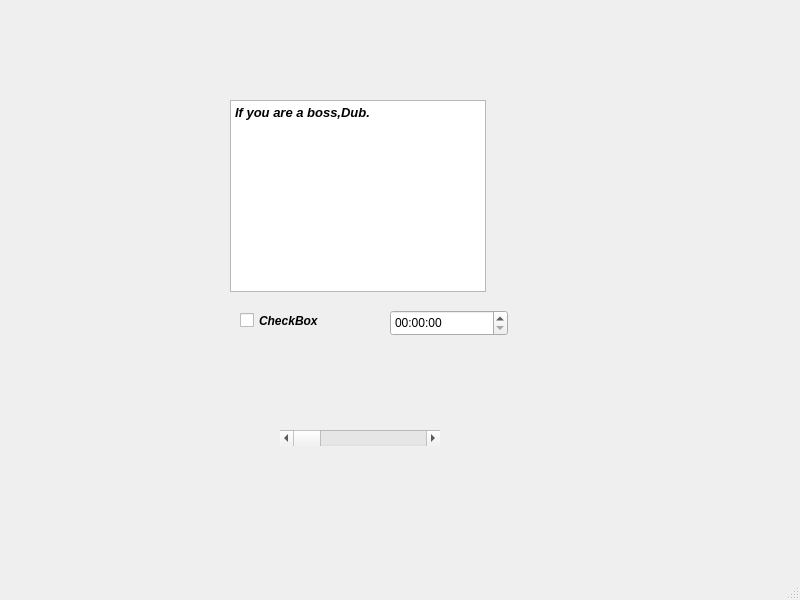
<?xml version="1.0" encoding="UTF-8"?>
<ui version="4.0">
 <class>MainWindow</class>
 <widget class="QMainWindow" name="MainWindow">
  <property name="geometry">
   <rect>
    <x>0</x>
    <y>0</y>
    <width>800</width>
    <height>600</height>
   </rect>
  </property>
  <property name="windowTitle">
   <string>MainWindow</string>
  </property>
  <widget class="QWidget" name="centralwidget">
   <widget class="QCheckBox" name="checkBox">
    <property name="geometry">
     <rect>
      <x>240</x>
      <y>310</y>
      <width>87</width>
      <height>21</height>
     </rect>
    </property>
    <property name="font">
     <font>
      <weight>75</weight>
      <italic>true</italic>
      <bold>true</bold>
     </font>
    </property>
    <property name="text">
     <string>CheckBox</string>
    </property>
   </widget>
   <widget class="QTextBrowser" name="textBrowser">
    <property name="geometry">
     <rect>
      <x>230</x>
      <y>100</y>
      <width>256</width>
      <height>192</height>
     </rect>
    </property>
    <property name="html">
     <string>&lt;!DOCTYPE HTML PUBLIC &quot;-//W3C//DTD HTML 4.0//EN&quot; &quot;http://www.w3.org/TR/REC-html40/strict.dtd&quot;&gt;
&lt;html&gt;&lt;head&gt;&lt;meta name=&quot;qrichtext&quot; content=&quot;1&quot; /&gt;&lt;style type=&quot;text/css&quot;&gt;
p, li { white-space: pre-wrap; }
&lt;/style&gt;&lt;/head&gt;&lt;body style=&quot; font-family:'Ubuntu'; font-size:10pt; font-weight:400; font-style:normal;&quot;&gt;
&lt;p style=&quot; margin-top:0px; margin-bottom:0px; margin-left:0px; margin-right:0px; -qt-block-indent:0; text-indent:0px;&quot;&gt;&lt;span style=&quot; font-weight:600; font-style:italic;&quot;&gt;If you are a boss,Dub.&lt;/span&gt;&lt;/p&gt;
&lt;p style=&quot;-qt-paragraph-type:empty; margin-top:0px; margin-bottom:0px; margin-left:0px; margin-right:0px; -qt-block-indent:0; text-indent:0px; font-weight:600; font-style:italic;&quot;&gt;&lt;br /&gt;&lt;/p&gt;&lt;/body&gt;&lt;/html&gt;</string>
    </property>
   </widget>
   <widget class="QTimeEdit" name="timeEdit">
    <property name="geometry">
     <rect>
      <x>390</x>
      <y>310</y>
      <width>118</width>
      <height>26</height>
     </rect>
    </property>
   </widget>
   <widget class="QScrollBar" name="horizontalScrollBar">
    <property name="geometry">
     <rect>
      <x>280</x>
      <y>430</y>
      <width>160</width>
      <height>16</height>
     </rect>
    </property>
    <property name="orientation">
     <enum>Qt::Horizontal</enum>
    </property>
   </widget>
  </widget>
  <widget class="QMenuBar" name="menubar">
   <property name="geometry">
    <rect>
     <x>0</x>
     <y>0</y>
     <width>800</width>
     <height>22</height>
    </rect>
   </property>
  </widget>
  <widget class="QStatusBar" name="statusbar"/>
 </widget>
 <resources/>
 <connections/>
</ui>
